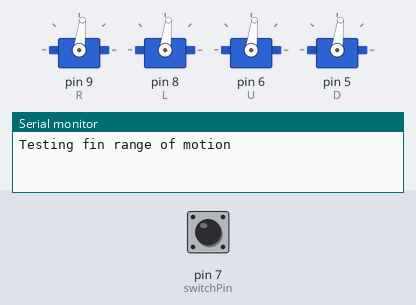
The sketch below on a simulated Arduino Uno, built with avr-gcc and run on an emulated ATmega328P. Shown: 4 × servo, the last lines printed to the serial monitor. The inputs (shaded band) are chosen by the test bench; at power-on: pin 7 (switchPin) LOW.

Above: at 1.2 s.
1.3 s: pin 7 (switchPin) pulled HIGH for 0.15 s
At 1.37 s:
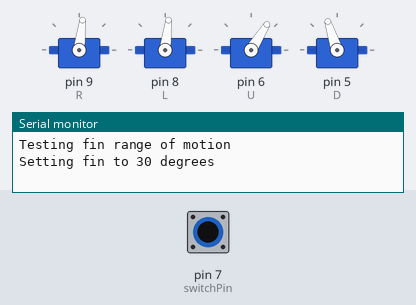
2.9 s: pin 7 (switchPin) pulled HIGH for 3.2 s
At 7.3 s:
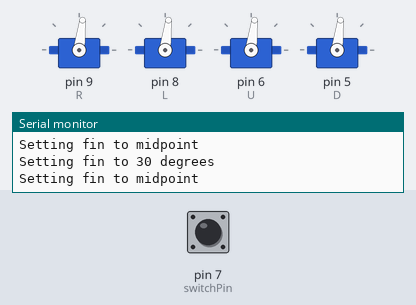
Timing chart, 0 to 8.8 s (numbered marks = the images above; inputs shaded):
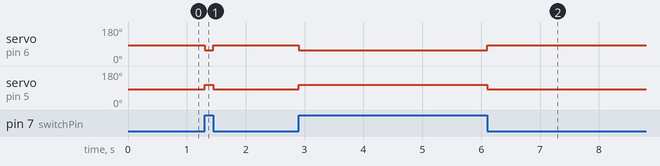

The sketch:

test_30_degrees_switch.ino
```cpp
/*
 * Maven Holst
 * 07/26/21
 *
 * Switches fin between midpoint and 30 degrees
 */

#include <string.h>
#include <SPI.h>
#include <SD.h>
#include <Servo.h>
#include <inttypes.h>

//Switch pin and states
const int switchPin = 7;
int switchState = 0;
int lastSwitchState = 0;

//Servos
Servo U, D, L, R;
double midpoint = 1400.0;
int PWM_U = (round) (47.1 * 5.56 + midpoint);
int PWM_D = (round) (-47.1 * 5.56 + midpoint);
int PWM_mid = (round) (midpoint);

void setup() {
  //setup switch input
  pinMode(switchPin, INPUT);

  //attach servos to pins
  R.attach(9);
  L.attach(8);
  U.attach(6);
  D.attach(5);

  //start at midpoint
  U.writeMicroseconds(PWM_mid);
  D.writeMicroseconds(PWM_mid);
  L.writeMicroseconds(PWM_mid);
  R.writeMicroseconds(PWM_mid);

  //start serial connection
  Serial.begin(115200);
  Serial.println("Testing fin range of motion");
}

void loop() {
  switchState = digitalRead(switchPin);

  if (switchState != lastSwitchState) {
    if (switchState == HIGH) {
      Serial.println("Setting fin to 30 degrees");
      U.writeMicroseconds(PWM_D);
      D.writeMicroseconds(PWM_U);
      L.writeMicroseconds(PWM_mid);
      R.writeMicroseconds(PWM_mid);
    } else {
      Serial.println("Setting fin to midpoint");
      U.writeMicroseconds(PWM_mid);
      D.writeMicroseconds(PWM_mid);
      L.writeMicroseconds(PWM_mid);
      R.writeMicroseconds(PWM_mid);
    }
  }

  lastSwitchState = switchState;
}
```

Measured:
- after the input at 1.3 s, servo on pin 6 (U): 83° → 58° at once, → 83° 0.15 s later; servo on pin 5 (D): 83° → 108° at once, → 83° 0.15 s later
- after the input at 2.9 s, servo on pin 6 (U): 83° → 58° at once, → 83° 3.2 s later; servo on pin 5 (D): 83° → 108° at once, → 83° 3.2 s later
